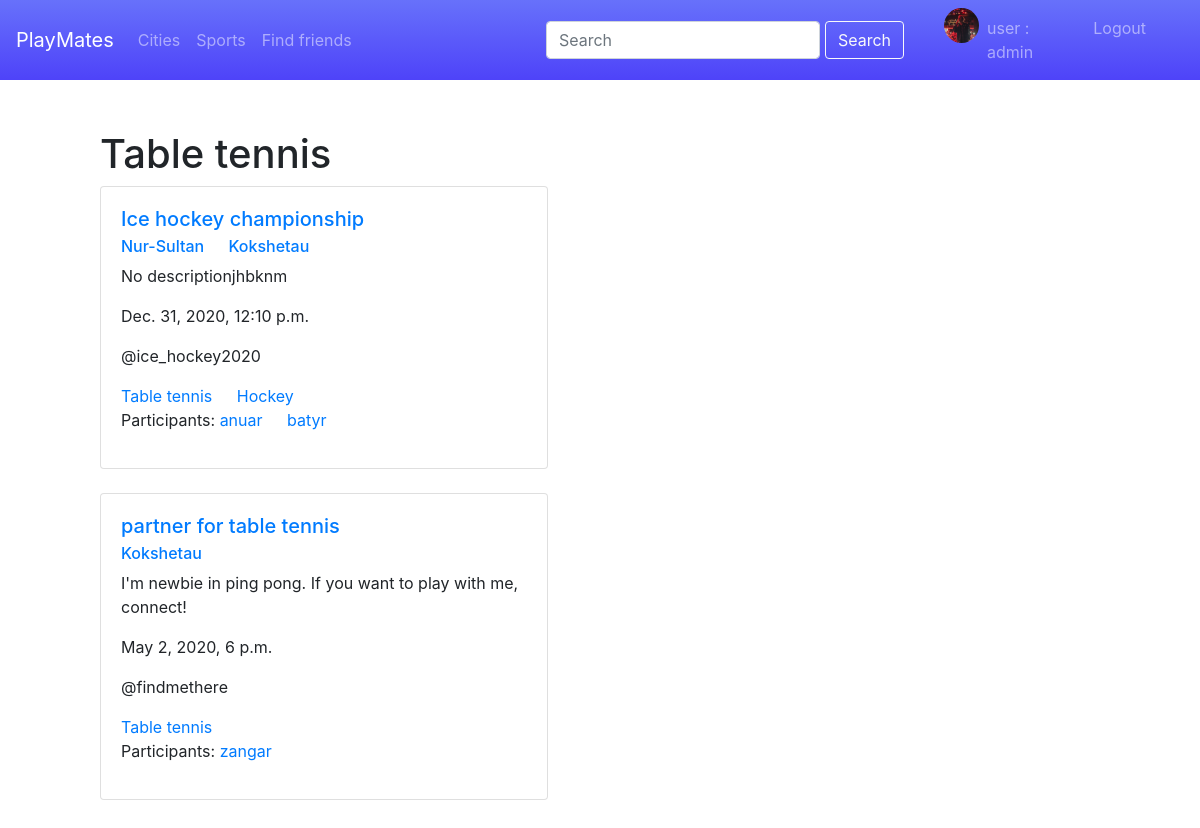
Page /tag/table-tennis/ (signed in) on the committed database.
### users/models.py (models this page shows, shortened)
class Profile(models.Model):
	user = models.OneToOneField(User, on_delete=models.CASCADE)
	address = models.CharField(max_length=150)
	image = models.ImageField(default='default.jpg', upload_to='profile_pics/')
	contact = models.CharField(max_length=150, default='unknown')
	profile_events = models.ManyToManyField('Event', blank=True, related_name='profiles')
	def get_absolute_url(self):
		return reverse('profile_detail_url', kwargs={'id': self.id})

class Tag(models.Model):
	title = models.CharField(max_length=100)
	slug = models.SlugField(max_length=100, blank=True, unique=True)
	class Meta:
		ordering = ['-title']

class Event(models.Model):
	title = models.CharField(max_length=150)
	description = models.TextField(default='No description')
	total_participants = models.IntegerField()
	current_participants = models.IntegerField(default=1)
	time = models.DateTimeField()
	contact = models.CharField(max_length=150, default='unknown')
	slug = models.SlugField(max_length=150, unique=True)
	tags = models.ManyToManyField('Tag', blank=True, related_name='events')
	city = models.ManyToManyField('City', blank=True, related_name='events')
	participants = models.ManyToManyField('Profile', blank=True, related_name='events')
	def get_absolute_url(self):
		return reverse('event_detail_url', kwargs={'slug': self.slug})
	class Meta:
		ordering = ['-time']

class City(models.Model):
	title = models.CharField(max_length=100, unique=True)
	slug = models.SlugField(max_length=100, blank=True, unique=True)
	def get_absolute_url(self):
		return reverse('city_detail_url', kwargs={'slug': self.slug})
	class Meta:
		ordering = ['-title']

### users/views.py (the view)
# urls.py: path('tag/<str:slug>/', views.tag_detail, name='tag_detail_url'),
def tag_detail(request, slug):
	tag = Tag.objects.get(slug__iexact=slug)
	return render(request, 'tag_detail.html', context= {'tag': tag})

### users/templates/tag_detail.html (shortened to what this page needs)
{% extends "header.html" %}
{% block content %}
<h1>{{tag.title}}</h1>
    {% for event in tag.events.all %}
    <div class="card" style="width: 28rem;">
		  <div class="card-body">
		    <a href="{{event.get_absolute_url}}"><h5 class="card-title">{{event.title}}</h5></a>
		    <h6 class="card-subtitle mb-2 text-muted">{% for city in event.city.all %}
		    <a href="{{city.get_absolute_url}}" class="card-link">{{city.title}}</a>
		    {% endfor %}</h6>
		    <p class="card-text">{{event.description}}</p>
		    <p class="card-text">{{event.time}}</p>
		    <p class="card-text">{{event.contact}}</p>
		    {% for tag in event.tags.all %}
		    <a href="#" class="card-link">{{tag.title}}</a>
		    {% endfor %}
		    <p>Participants:  {% for profile in event.participants.all %}
		    <a href="{{profile.get_absolute_url}}" class="card-link"> {{profile.user}}</a>
		    {% endfor %}</p>
		  </div>
		</div>
		<br>
    {% endfor %}
{% endblock %}

### templates/header.html (shortened to what this page needs)
<!DOCTYPE html>
<html lang="en">
<head>
    <link rel="stylesheet" href="static/bootstrap-4.4.1-dist/css/bootstrap.min.css">
</head>
<body>
    <nav class="navbar navbar-dark navbar-expand-sm bg-my" style="background:  linear-gradient(#6771fb, #4e43f9);">
        <a href="{% url 'index' %}" class="navbar-brand mr-10">PlayMates</a>
        <div class="collapse navbar-collapse navbarMenu">
            <ul class="navbar-nav mr-auto">
                <li class="nav-item ">
                    <a class="links nav-link" href="{% url 'cities' %}">Cities</a>
                </li>
                <li class="nav-item ">
                    <a class="links nav-link" href="{% url 'sports' %}">Sports</a>
                </li>
                <li class="nav-item ">
                    <a class="links nav-link" href="{% url 'users' %}">Find friends</a>
                </li>
            </ul>
        </div>
        <form class="form-inline navbar-collapse collapse navbarMenu justify-content-end ml-auto" style="margin-right:10px ;">
            <input class="form-control" type="search" style="min-width: 30%; max-width: 70%; margin-right: 5px;" placeholder="Search" aria-label="Search">
            <button class="btn btn-outline-light my-1 my-sm-0" type="submit">Search</button>
        </form>
        <div class="navbar-collapse collapse justify-content-end" style=" max-width:270px">
            <ul class="navbar-nav " style="margin-left:30px ; margin-right:30px;">
                <li class="nav-item ">
                    {% if user.is_authenticated %}
                    <img src="{{user.profile.image.url}}" style="border-radius: 50%; width: 35px; height: 35px;" alt="">
                </li>
                <li class="nav-item ">
                    <a class="links nav-link" href="{% url 'profile' %}">user :  {{user.username}}</a>
                </li>
                <li class="nav-item ">
                    <a class="links nav-link" href="{% url 'logout' %}">Logout</a>
                </li>
                {% endif %}
            </ul>
        </div>
    </nav>
    <div style="margin: 50px; margin-left: 100px;">
      {% block content %}
    {% endblock %}
    </div>
</body>
</html>

### rows in the picture
Tag: title "Table tennis"
Event: title "Ice hockey championship", description "No descriptionjhbknm", time "Dec. 31, 2020, 12:10 p.m.", contact "@ice_hockey2020"
City: title "Nur-Sultan"
City: title "Kokshetau"
Tag: title "Hockey"
Profile: user "anuar"
Profile: user "batyr"
Event: title "partner for table tennis", description "I'm newbie in ping pong. If you want to play with me, connect!", time "May 2, 2020, 6 p.m.", contact "@findmethere"
Profile: user "zangar"

### other values in the picture
{{ user.username }} "admin"
